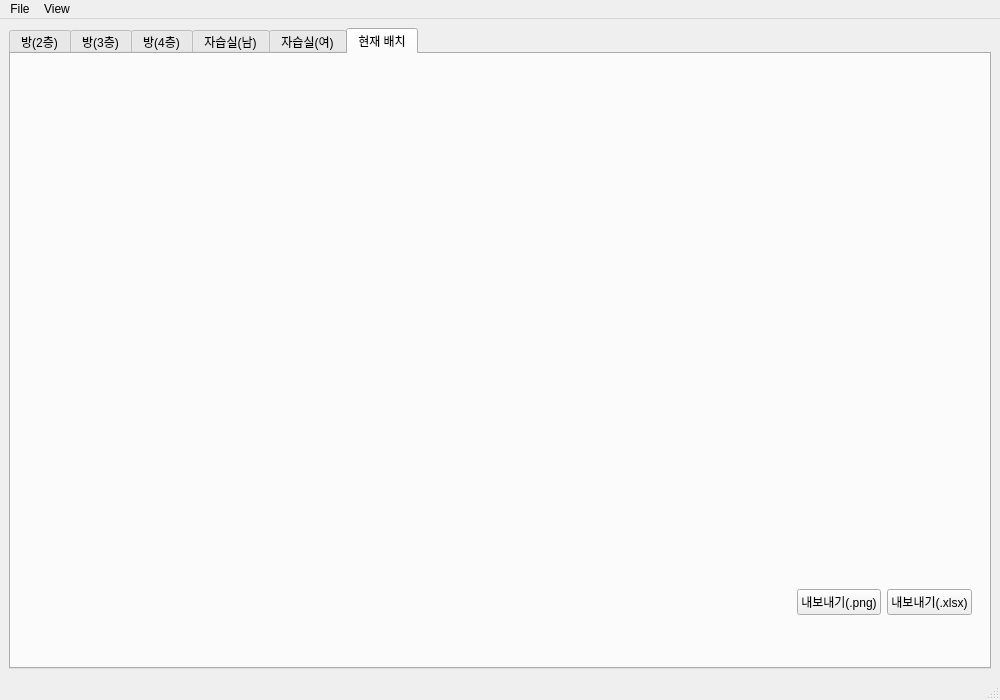
<?xml version="1.0" encoding="UTF-8"?>
<ui version="4.0">
 <class>MainWindow</class>
 <widget class="QMainWindow" name="MainWindow">
  <property name="geometry">
   <rect>
    <x>0</x>
    <y>0</y>
    <width>1000</width>
    <height>700</height>
   </rect>
  </property>
  <property name="windowTitle">
   <string>Dormitory</string>
  </property>
  <property name="windowIcon">
   <iconset>
    <normaloff>pic/dormitory.png</normaloff>pic/dormitory.png</iconset>
  </property>
  <widget class="QWidget" name="centralwidget">
   <layout class="QGridLayout" name="gridLayout">
    <item row="0" column="0">
     <widget class="QTabWidget" name="tabWidget">
      <property name="currentIndex">
       <number>5</number>
      </property>
      <widget class="QWidget" name="room2">
       <attribute name="title">
        <string>방(2층)</string>
       </attribute>
       <widget class="QWidget" name="gridLayoutWidget">
        <property name="geometry">
         <rect>
          <x>-1</x>
          <y>9</y>
          <width>961</width>
          <height>551</height>
         </rect>
        </property>
        <layout class="QGridLayout" name="gridLayout_2">
         <item row="1" column="0">
          <spacer name="horizontalSpacer">
           <property name="orientation">
            <enum>Qt::Horizontal</enum>
           </property>
           <property name="sizeHint" stdset="0">
            <size>
             <width>40</width>
             <height>20</height>
            </size>
           </property>
          </spacer>
         </item>
         <item row="1" column="2">
          <widget class="QPushButton" name="pushButton">
           <property name="text">
            <string>배치</string>
           </property>
          </widget>
         </item>
         <item row="0" column="2">
          <spacer name="verticalSpacer">
           <property name="orientation">
            <enum>Qt::Vertical</enum>
           </property>
           <property name="sizeHint" stdset="0">
            <size>
             <width>20</width>
             <height>40</height>
            </size>
           </property>
          </spacer>
         </item>
         <item row="1" column="1">
          <widget class="QCheckBox" name="checkBox">
           <property name="text">
            <string>현재 배치 저장</string>
           </property>
          </widget>
         </item>
        </layout>
       </widget>
      </widget>
      <widget class="QWidget" name="room3">
       <attribute name="title">
        <string>방(3층)</string>
       </attribute>
       <widget class="QWidget" name="gridLayoutWidget_2">
        <property name="geometry">
         <rect>
          <x>0</x>
          <y>0</y>
          <width>961</width>
          <height>561</height>
         </rect>
        </property>
        <layout class="QGridLayout" name="gridLayout_3">
         <item row="1" column="0">
          <spacer name="horizontalSpacer_2">
           <property name="orientation">
            <enum>Qt::Horizontal</enum>
           </property>
           <property name="sizeHint" stdset="0">
            <size>
             <width>40</width>
             <height>20</height>
            </size>
           </property>
          </spacer>
         </item>
         <item row="1" column="2">
          <widget class="QPushButton" name="pushButton_2">
           <property name="text">
            <string>배치</string>
           </property>
          </widget>
         </item>
         <item row="0" column="2">
          <spacer name="verticalSpacer_2">
           <property name="orientation">
            <enum>Qt::Vertical</enum>
           </property>
           <property name="sizeHint" stdset="0">
            <size>
             <width>20</width>
             <height>40</height>
            </size>
           </property>
          </spacer>
         </item>
         <item row="1" column="1">
          <widget class="QCheckBox" name="checkBox_2">
           <property name="text">
            <string>현재 배치 저장</string>
           </property>
          </widget>
         </item>
        </layout>
       </widget>
      </widget>
      <widget class="QWidget" name="room4">
       <attribute name="title">
        <string>방(4층)</string>
       </attribute>
       <widget class="QWidget" name="gridLayoutWidget_3">
        <property name="geometry">
         <rect>
          <x>0</x>
          <y>0</y>
          <width>961</width>
          <height>561</height>
         </rect>
        </property>
        <layout class="QGridLayout" name="gridLayout_4">
         <item row="1" column="0">
          <spacer name="horizontalSpacer_3">
           <property name="orientation">
            <enum>Qt::Horizontal</enum>
           </property>
           <property name="sizeHint" stdset="0">
            <size>
             <width>40</width>
             <height>20</height>
            </size>
           </property>
          </spacer>
         </item>
         <item row="1" column="2">
          <widget class="QPushButton" name="pushButton_3">
           <property name="text">
            <string>배치</string>
           </property>
          </widget>
         </item>
         <item row="0" column="2">
          <spacer name="verticalSpacer_3">
           <property name="orientation">
            <enum>Qt::Vertical</enum>
           </property>
           <property name="sizeHint" stdset="0">
            <size>
             <width>20</width>
             <height>40</height>
            </size>
           </property>
          </spacer>
         </item>
         <item row="1" column="1">
          <widget class="QCheckBox" name="checkBox_3">
           <property name="text">
            <string>현재 배치 저장</string>
           </property>
          </widget>
         </item>
        </layout>
       </widget>
      </widget>
      <widget class="QWidget" name="studyM">
       <attribute name="title">
        <string>자습실(남)</string>
       </attribute>
       <widget class="QWidget" name="gridLayoutWidget_4">
        <property name="geometry">
         <rect>
          <x>0</x>
          <y>0</y>
          <width>961</width>
          <height>561</height>
         </rect>
        </property>
        <layout class="QGridLayout" name="gridLayout_5">
         <item row="1" column="0">
          <spacer name="horizontalSpacer_4">
           <property name="orientation">
            <enum>Qt::Horizontal</enum>
           </property>
           <property name="sizeHint" stdset="0">
            <size>
             <width>40</width>
             <height>20</height>
            </size>
           </property>
          </spacer>
         </item>
         <item row="1" column="2">
          <widget class="QPushButton" name="pushButton_4">
           <property name="text">
            <string>배치</string>
           </property>
          </widget>
         </item>
         <item row="0" column="2">
          <spacer name="verticalSpacer_4">
           <property name="orientation">
            <enum>Qt::Vertical</enum>
           </property>
           <property name="sizeHint" stdset="0">
            <size>
             <width>20</width>
             <height>40</height>
            </size>
           </property>
          </spacer>
         </item>
         <item row="1" column="1">
          <widget class="QCheckBox" name="checkBox_4">
           <property name="text">
            <string>현재 배치 저장</string>
           </property>
          </widget>
         </item>
        </layout>
       </widget>
      </widget>
      <widget class="QWidget" name="studyF">
       <attribute name="title">
        <string>자습실(여)</string>
       </attribute>
       <widget class="QWidget" name="gridLayoutWidget_5">
        <property name="geometry">
         <rect>
          <x>0</x>
          <y>10</y>
          <width>961</width>
          <height>551</height>
         </rect>
        </property>
        <layout class="QGridLayout" name="gridLayout_6">
         <item row="1" column="0">
          <spacer name="horizontalSpacer_5">
           <property name="orientation">
            <enum>Qt::Horizontal</enum>
           </property>
           <property name="sizeHint" stdset="0">
            <size>
             <width>40</width>
             <height>20</height>
            </size>
           </property>
          </spacer>
         </item>
         <item row="1" column="2">
          <widget class="QPushButton" name="pushButton_5">
           <property name="text">
            <string>배치</string>
           </property>
          </widget>
         </item>
         <item row="0" column="2">
          <spacer name="verticalSpacer_5">
           <property name="orientation">
            <enum>Qt::Vertical</enum>
           </property>
           <property name="sizeHint" stdset="0">
            <size>
             <width>20</width>
             <height>40</height>
            </size>
           </property>
          </spacer>
         </item>
         <item row="1" column="1">
          <widget class="QCheckBox" name="checkBox_5">
           <property name="text">
            <string>현재 배치 저장</string>
           </property>
          </widget>
         </item>
        </layout>
       </widget>
      </widget>
      <widget class="QWidget" name="current">
       <attribute name="title">
        <string>현재 배치</string>
       </attribute>
       <widget class="QWidget" name="gridLayoutWidget_6">
        <property name="geometry">
         <rect>
          <x>0</x>
          <y>10</y>
          <width>961</width>
          <height>551</height>
         </rect>
        </property>
        <layout class="QGridLayout" name="gridLayout_7">
         <item row="1" column="0">
          <spacer name="horizontalSpacer_6">
           <property name="orientation">
            <enum>Qt::Horizontal</enum>
           </property>
           <property name="sizeHint" stdset="0">
            <size>
             <width>40</width>
             <height>20</height>
            </size>
           </property>
          </spacer>
         </item>
         <item row="0" column="2">
          <spacer name="verticalSpacer_6">
           <property name="orientation">
            <enum>Qt::Vertical</enum>
           </property>
           <property name="sizeHint" stdset="0">
            <size>
             <width>20</width>
             <height>40</height>
            </size>
           </property>
          </spacer>
         </item>
         <item row="1" column="2">
          <widget class="QPushButton" name="pushButton_6">
           <property name="text">
            <string>내보내기(.xlsx)</string>
           </property>
          </widget>
         </item>
         <item row="1" column="1">
          <widget class="QPushButton" name="pushButton_7">
           <property name="text">
            <string>내보내기(.png)</string>
           </property>
          </widget>
         </item>
        </layout>
       </widget>
      </widget>
     </widget>
    </item>
   </layout>
  </widget>
  <widget class="QMenuBar" name="menubar">
   <property name="geometry">
    <rect>
     <x>0</x>
     <y>0</y>
     <width>1000</width>
     <height>22</height>
    </rect>
   </property>
   <widget class="QMenu" name="menuFile">
    <property name="title">
     <string>File</string>
    </property>
    <widget class="QMenu" name="menuUpload">
     <property name="title">
      <string>파일 업로드</string>
     </property>
     <property name="icon">
      <iconset>
       <normaloff>pic/upload.png</normaloff>pic/upload.png</iconset>
     </property>
     <addaction name="actionstudent"/>
     <addaction name="actionStructure_File"/>
    </widget>
    <addaction name="menuUpload"/>
    <addaction name="actionExit"/>
   </widget>
   <widget class="QMenu" name="menuView">
    <property name="title">
     <string>View</string>
    </property>
    <addaction name="actiond"/>
    <addaction name="actiondd"/>
   </widget>
   <addaction name="menuFile"/>
   <addaction name="menuView"/>
  </widget>
  <widget class="QStatusBar" name="statusbar"/>
  <action name="actionExit">
   <property name="text">
    <string>종료</string>
   </property>
  </action>
  <action name="actionstudent">
   <property name="text">
    <string>학생 파일</string>
   </property>
  </action>
  <action name="actionStructure_File">
   <property name="text">
    <string>도면 파일</string>
   </property>
  </action>
  <action name="action_xlsx_file">
   <property name="text">
    <string>.xlsx file</string>
   </property>
  </action>
  <action name="action_png_file">
   <property name="text">
    <string>.png file</string>
   </property>
  </action>
  <action name="actiond">
   <property name="checkable">
    <bool>true</bool>
   </property>
   <property name="text">
    <string>시각화 모드</string>
   </property>
  </action>
  <action name="actiondd">
   <property name="checkable">
    <bool>true</bool>
   </property>
   <property name="text">
    <string>목록 모드</string>
   </property>
  </action>
 </widget>
 <resources/>
 <connections/>
</ui>
